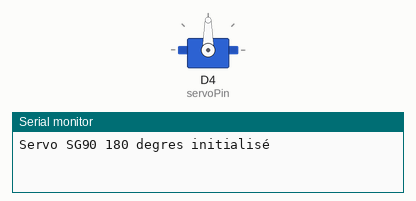
Simulated run of this program. Board: ESP8266 (NodeMCU). On the bench: servo, the last lines printed to the serial monitor.

Above: at 0.1 s.
At 1.9 s:
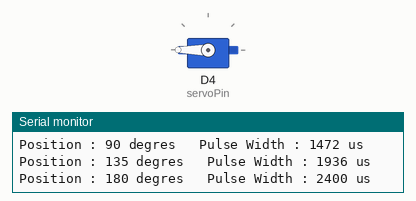
At 23.1 s:
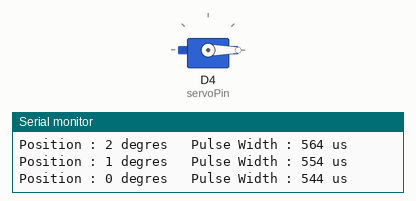
At 39.64 s:
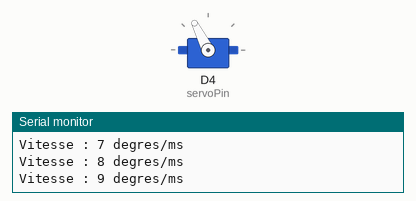
Timing chart, 0 to 40.0 s (numbered marks = the images above):
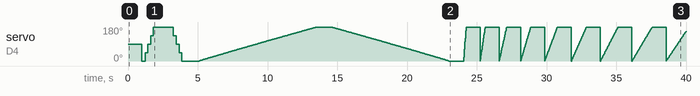

The program:

main.cpp
```cpp
#include <Arduino.h>
#include <Servo.h>

Servo myservo;

const int servoPin = D4;

void setup() {
  Serial.begin(9600);
  myservo.attach(servoPin, 544, 2400);
  Serial.println("Servo SG90 180 degres initialisé");
  delay(1000);
}


void loop() {
  Serial.println("Test de la plage de mouvement (rapide) :");
  for (int pos = 0; pos <= 180; pos += 45) {
    myservo.write(pos);
    Serial.print("Position : ");
    Serial.print(pos);
    Serial.print(" degres");
    Serial.print("\t Pulse Width : ");
    Serial.print(myservo.readMicroseconds());
    Serial.print(" us");
    Serial.println();
    delay(200);
  }
  delay(1000);

  Serial.println("Test de la plage de mouvement inversé (rapide) :");
  for (int pos = 180; pos >= 0; pos -= 45) {
    myservo.write(pos);
    Serial.print("Position : ");
    Serial.print(pos);
    Serial.print(" degres");
    Serial.print("\t Pulse Width : ");
    Serial.print(myservo.readMicroseconds());
    Serial.print(" us");
    Serial.println();
    delay(200);
  }
  delay(1000);


  Serial.println("Test de la plage de mouvement (précis) :");
  for (int pos = 0; pos <= 180; pos += 1) {
    myservo.write(pos);
    Serial.print("Position : ");
    Serial.print(pos);
    Serial.print(" degres");
    Serial.print("\t Pulse Width : ");
    Serial.print(myservo.readMicroseconds());
    Serial.print(" us");
    Serial.println();
    delay(10);
  }
  delay(1000);

  Serial.println("Test de la plage de mouvement inversé (rapide) :");
  for (int pos = 180; pos >= 0; pos -= 1) {
    myservo.write(pos);
    Serial.print("Position : ");
    Serial.print(pos);
    Serial.print(" degres");
    Serial.print("\t Pulse Width : ");
    Serial.print(myservo.readMicroseconds());
    Serial.print(" us");
    Serial.println();
    delay(10);
  }
  delay(1000);


  Serial.println("Test de la vitesse de rotation :");
  for (int speed = 1; speed <= 25; speed++) {
    Serial.print("Vitesse : ");
    Serial.print(speed);
    Serial.println(" degres/ms");
    myservo.write(0);
    for (int pos = 0; pos <= 180; pos++) {
      myservo.write(pos);
      delay(speed);
    }
    delay(1000);
  }

  Serial.println("Test de la vitesse de rotation (inversé) :");
  for (int speed = 25; speed <= 1; speed--) {
    Serial.print("Vitesse : ");
    Serial.print(speed);
    Serial.println(" degres/ms");
    myservo.write(180);
    for (int pos = 180; pos >= 0; pos--) {
      myservo.write(pos);
      delay(speed);
    }
    delay(500);
  }

Serial.println("Test de la réactivité :");
for (int i = 0; i < 5; i++) {
  Serial.print("Envoi de la commande 0 à la position ");
  Serial.println(myservo.read());
  myservo.write(0);
  delay(500);
  Serial.print("Envoi de la commande 180 à la position ");
  Serial.println(myservo.read());
  myservo.write(180);
  delay(500);
}
Serial.println("Fin du test de réactivité");
delay(500);


}
```

Measured:
- by itself, servo on D4 (servoPin): 90° → 0° at 1.0 s, → 45° 0.22 s later, → 90° 0.20 s later, → 135° 0.20 s later, … (737 changes in this stretch)
